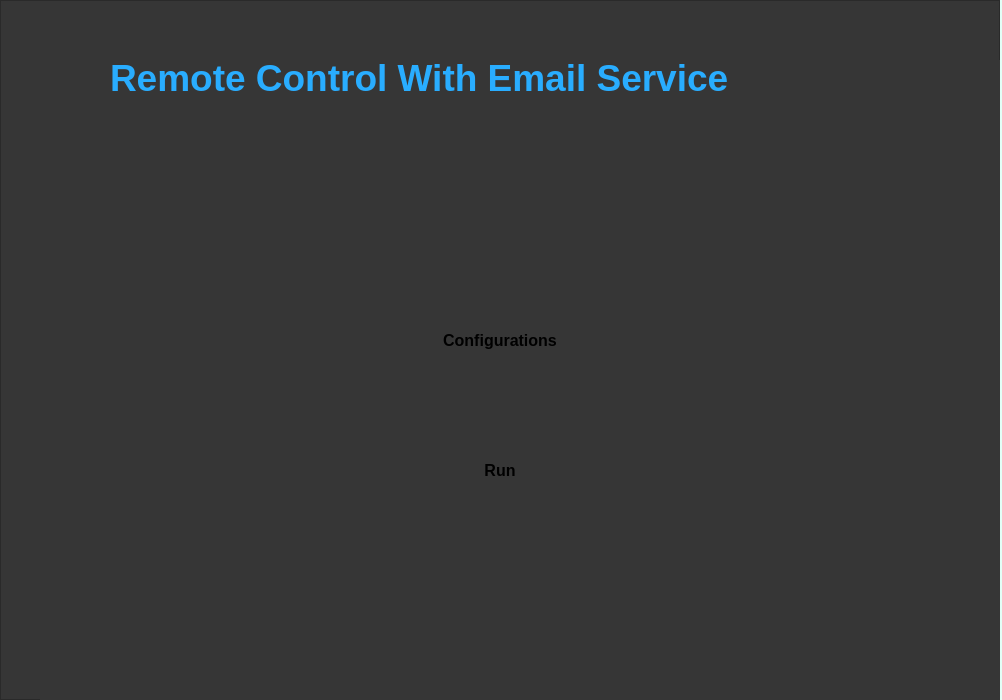
<?xml version="1.0" encoding="UTF-8"?>
<ui version="4.0">
 <class>Widget</class>
 <widget class="QWidget" name="Widget">
  <property name="geometry">
   <rect>
    <x>0</x>
    <y>0</y>
    <width>1002</width>
    <height>700</height>
   </rect>
  </property>
  <property name="windowTitle">
   <string>Home</string>
  </property>
  <property name="styleSheet">
   <string notr="true">background-color: rgb(226, 255, 247);</string>
  </property>
  <widget class="QFrame" name="frame">
   <property name="geometry">
    <rect>
     <x>0</x>
     <y>0</y>
     <width>1000</width>
     <height>700</height>
    </rect>
   </property>
   <property name="styleSheet">
    <string notr="true">background-color: rgb(54, 54, 54);</string>
   </property>
   <property name="frameShape">
    <enum>QFrame::StyledPanel</enum>
   </property>
   <property name="frameShadow">
    <enum>QFrame::Raised</enum>
   </property>
   <widget class="QStackedWidget" name="stackedWidget">
    <property name="geometry">
     <rect>
      <x>40</x>
      <y>60</y>
      <width>1000</width>
      <height>700</height>
     </rect>
    </property>
    <property name="currentIndex">
     <number>0</number>
    </property>
    <widget class="QWidget" name="page">
     <widget class="QLabel" name="label">
      <property name="geometry">
       <rect>
        <x>70</x>
        <y>-10</y>
        <width>784</width>
        <height>55</height>
       </rect>
      </property>
      <property name="font">
       <font>
        <family>Arial</family>
        <pointsize>28</pointsize>
        <weight>75</weight>
        <bold>true</bold>
       </font>
      </property>
      <property name="styleSheet">
       <string notr="true">color: rgb(41, 173, 255);</string>
      </property>
      <property name="text">
       <string>Remote Control With Email Service</string>
      </property>
     </widget>
     <widget class="QPushButton" name="btnConfiguration">
      <property name="geometry">
       <rect>
        <x>340</x>
        <y>250</y>
        <width>240</width>
        <height>61</height>
       </rect>
      </property>
      <property name="font">
       <font>
        <family>Arial</family>
        <pointsize>12</pointsize>
        <weight>75</weight>
        <italic>false</italic>
        <bold>true</bold>
       </font>
      </property>
      <property name="styleSheet">
       <string notr="true">QPushButton {
	background-color: qlineargradient(spread:reflect, x1:0, y1:0, x2:1, y2:0, stop:0 				rgba(0, 235, 235, 255), stop:1 rgba(85, 255, 255, 255));
	color: rgb(0, 0, 0);
	border-radius : 25px;
}

QPushButton:hover{
	background-color: qlineargradient(spread:reflect, x1:0, y1:0, x2:1, y2:0, stop:0.38806 rgba(255, 15, 172, 255), stop:0.995025 rgba(255, 43, 198, 255));
}</string>
      </property>
      <property name="text">
       <string>Configurations</string>
      </property>
     </widget>
     <widget class="QPushButton" name="btnRun">
      <property name="geometry">
       <rect>
        <x>340</x>
        <y>380</y>
        <width>240</width>
        <height>61</height>
       </rect>
      </property>
      <property name="font">
       <font>
        <family>Arial</family>
        <pointsize>12</pointsize>
        <weight>75</weight>
        <bold>true</bold>
       </font>
      </property>
      <property name="layoutDirection">
       <enum>Qt::LeftToRight</enum>
      </property>
      <property name="styleSheet">
       <string notr="true">QPushButton {
	background-color: qlineargradient(spread:reflect, x1:0, y1:0, x2:1, y2:0, stop:0 				rgba(0, 235, 235, 255), stop:1 rgba(85, 255, 255, 255));
	color: rgb(0, 0, 0);
	border-radius : 25px;
}

QPushButton:hover{
	background-color: qlineargradient(spread:reflect, x1:0, y1:0, x2:1, y2:0, stop:0.38806 rgba(255, 15, 172, 255), stop:0.995025 rgba(255, 43, 198, 255));
}</string>
      </property>
      <property name="text">
       <string>Run</string>
      </property>
     </widget>
     <widget class="QLabel" name="label_2">
      <property name="geometry">
       <rect>
        <x>410</x>
        <y>100</y>
        <width>101</width>
        <height>71</height>
       </rect>
      </property>
      <property name="styleSheet">
       <string notr="true">image: url(:/logo_black/Assets/Images/logo_1.png);</string>
      </property>
      <property name="text">
       <string/>
      </property>
      <property name="pixmap">
       <pixmap resource="resource.qrc">:/logo/Assets/Images/logo.png</pixmap>
      </property>
     </widget>
    </widget>
    <widget class="QWidget" name="page_2"/>
   </widget>
  </widget>
 </widget>
 <resources>
  <include location="resource.qrc"/>
 </resources>
 <connections/>
</ui>
